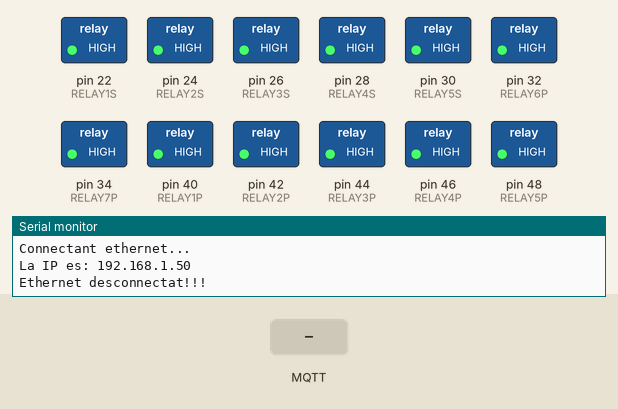
Recording of a sketch running on a simulated Arduino Mega 2560, built with avr-gcc and run on an emulated ATmega2560. Parts: switched loads named in the sketch (green lamp = pin HIGH), the last lines printed to the serial monitor. The inputs (shaded band) are chosen by the test bench. WiFi joins after 1.5 s; servers stay silent unless stated; no MQTT or app messages arrive unless stated.

Above: at 3.9 s.
4.0 s: MQTT message "1" arrives on the third subscribed topic
At 5.01 s:
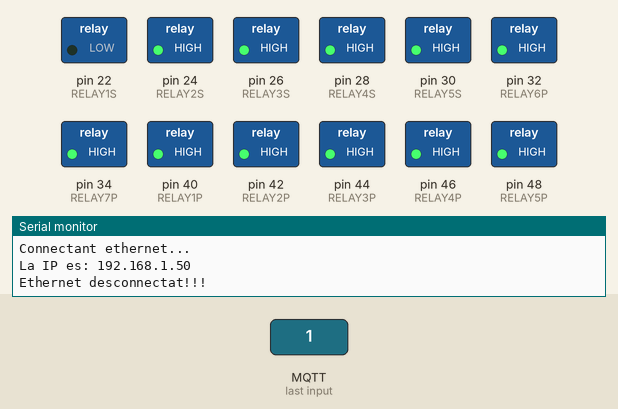
6.7 s: MQTT message "true" arrives on the first subscribed topic
At 7.2 s:
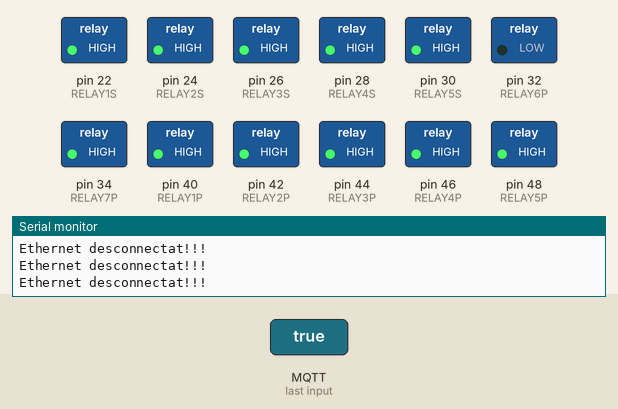
8.9 s: MQTT message "true" arrives on the second subscribed topic
At 11.3 s:
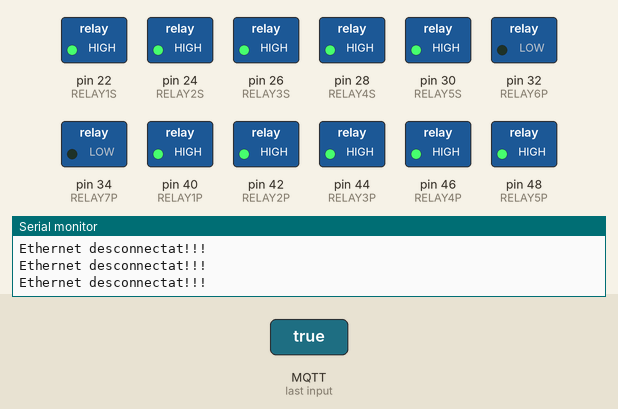
11.6 s: MQTT message "false" arrives on the first subscribed topic
At 12.2 s:
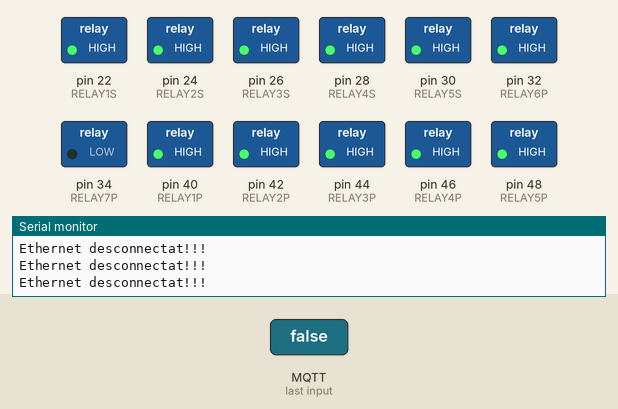
13.8 s: MQTT message "1" arrives on the third subscribed topic
At 15.84 s:
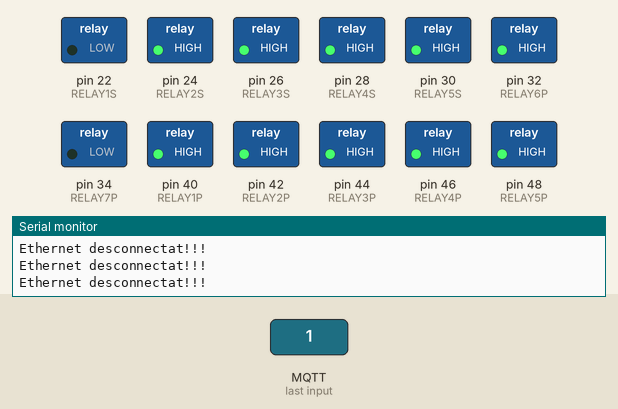
17.5 s: MQTT message "false" arrives on the second subscribed topic
At 19.0 s:
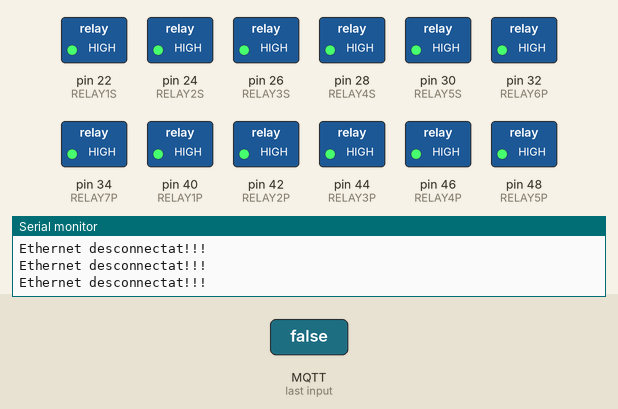
Timing chart, 0 to 20.5 s (numbered marks = the images above; inputs shaded):
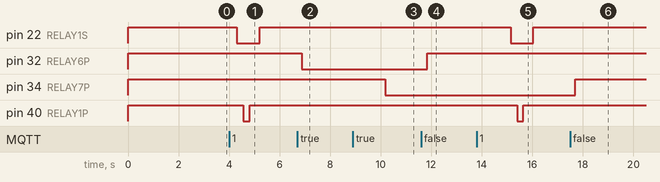

The sketch:

persianes_v3_sense_dispaly.ino
```cpp
#include <SPI.h>
#include <Ethernet.h>
//#include <Wire.h>
//#include <LiquidCrystal_I2C.h>
#include <PubSubClient.h> //https://pubsubclient.knolleary.net/
//#include <dht.h>

//LiquidCrystal_I2C lcd(0x27, 2, 1, 0, 4, 5, 6, 7, 3, POSITIVE);
//LiquidCrystal lcd(5, 6, 7, 8, 9, 10);

//!!!!MOLT IMPORTANT: En activar una persiana, primer activar el Rele SENTIT i 200-300ms després Rele ACTIVAR!!!

//P= Rele Power  (Placa Reles Dreta)
//S= Rele Sentit (Placa Reles Esquerra)

#define RELAY1P 40
#define RELAY1S 22

#define RELAY2P 42
#define RELAY2S 24

#define RELAY3P 44
#define RELAY3S 26

#define RELAY4P 46
#define RELAY4S 28

#define RELAY5P 48
#define RELAY5S 30

#define RELAY6P 32
#define RELAY7P 34

#define SW1  6
#define SW2  7

//#define sensorLlum 1
//#define sensorTemp 11

#define TEMPSPUJARPERSIANA1 12290
#define TEMPSPUJARPERSIANA2 12290
#define TEMPSPUJARPERSIANA3 8850
#define TEMPSPUJARPERSIANA4 12999
#define TEMPSPUJARPERSIANA5 18000

#define TEMPSBAIXARPERSIANA1 12290
#define TEMPSBAIXARPERSIANA2 12290
#define TEMPSBAIXARPERSIANA3 9090
#define TEMPSBAIXARPERSIANA4 12290
#define TEMPSBAIXARPERSIANA5 16290


//Estat del rele1
bool rele1;
bool rele2;

// S'enten percentPersiana 100% DALT de tot i 0% BAIX de tot
int percentPersiana1 = 0;
int percentPersiana2 = 0;
int percentPersiana3 = 0;
int percentPersiana4 = 0;
int percentPersiana5 = 0;

//#define DHTTYPE DHT11
//dht DHT;


//XARXA I MQTT

// Adreca MAC
byte mac[] = { 0xDE, 0xAD, 0xBE, 0xEF, 0xFE, 0xED };

IPAddress mqtt_server(192, 168, 1, 9);
EthernetClient ethClient;
PubSubClient mqttClient(ethClient);

String pubString; // Cadena que s'utiltizara per publicar a MQTT (i convertir a char).
char pubStringChar[5];
unsigned long last_mqtt_reconnect_attempt = 0;

void callback(char* topic, byte* payload, unsigned int length) {
      char message_buff[100];
      int i = 0;
      //Serial.println("Message arrived:  topic: " + String(topic));
      //Serial.println("Length: " + String(length,DEC));

      // create character buffer with ending null terminator (string)
      for (i = 0; i < length; i++) {
        message_buff[i] = payload[i];
      }
      message_buff[i] = '\0';
      String msgString = String(message_buff);

    if (strcmp(topic,"romani/watchdog1")==0) {  // Si TOPIC es el del WATCHDOG
      if (msgString.equals("true")) {
           mqttClient.publish("romani/watchdog2", "true", true);
      } else if (msgString.equals("false")) {
           mqttClient.publish("romani/watchdog2", "false", true);
      }
    }


    if (strcmp(topic,"romani/test/rele1")==0) {  // Si TOPIC es el del RELE1
      if (msgString.equals("true")) {
         rele1 = true;
      } else if (msgString.equals("false")) {
         rele1 = false;
      }
    }

    if (strcmp(topic,"romani/test/rele2")==0) {  // Si TOPIC es el del RELE2
      if (msgString.equals("true")) {
         rele2 = true;
      } else if (msgString.equals("false")) {
         rele2 = false;
      }
    }


    if (strcmp(topic,"romani/test/persiana1")==0) {  // Si TOPIC es el del PERSIANA1
      percentPersiana1 = msgString.toInt();


  //Serial.println(percentPersiana1);
      if (percentPersiana1 != 0)
      {
        accioPersiana1(percentPersiana1,1);
      }
    }
    if (strcmp(topic,"romani/test/persiana2")==0) {  // Si TOPIC es el del PERSIANA2
      percentPersiana2 = msgString.toInt();


  //Serial.println(percentPersiana2);
      if (percentPersiana2 != 0)
      {
        accioPersiana1(percentPersiana2,2);
      }
    }
    if (strcmp(topic,"romani/test/persiana3")==0) {  // Si TOPIC es el del PERSIANA3
      percentPersiana3 = msgString.toInt();


  //Serial.println(percentPersiana3);
      if (percentPersiana3 != 0)
      {
        accioPersiana1(percentPersiana3,3);
      }
    }
    if (strcmp(topic,"romani/test/persiana4")==0) {  // Si TOPIC es el del PERSIANA4
      percentPersiana4 = msgString.toInt();


  //Serial.println(percentPersiana4);
      if (percentPersiana4 != 0)
      {
        accioPersiana1(percentPersiana4,4);
      }
    }
    if (strcmp(topic,"romani/test/persiana5")==0) {  // Si TOPIC es el del PERSIANA5
      percentPersiana5 = msgString.toInt();


  //Serial.println(percentPersiana5);
      if (percentPersiana5 != 0)
      {
        accioPersiana1(percentPersiana5,5);
      }
    }

}

// FI XARXA I MQTT

long previousMillis = 0;

float calcularTempsvsPercent(float percent, int tempstotal){
  return ((tempstotal * percent) / 100);
}

void accioPersiana1(int percentPersiana, int quina) {
  int sentit = 0; // 0 = Indeterminat; 1 = Baixar; 2 = Pujar
  unsigned long currentMillis = millis();
  int tempsConsigna;
  int caseTempsPersiana;
  int ReleP;
  int ReleS;

//Determina si cal pujar o baixar en funció del percentatge rebut (Inferior a 50:BAIXA; Superior a 51:PUJA)
  if (percentPersiana <= 50) {
     sentit = 1; //BAIXA
     percentPersiana = percentPersiana * 2;
  } else
  {
     sentit = 2; //PUJA
     percentPersiana = (percentPersiana - 50) * 2;
  }
  switch (quina) {
    case 1:
      caseTempsPersiana = TEMPSPUJARPERSIANA1;
      ReleP = RELAY1P;
      ReleS = RELAY1S;
      break;
    case 2:
      caseTempsPersiana = TEMPSPUJARPERSIANA2;
      ReleP = RELAY2P;
      ReleS = RELAY2S;
      break;
    case 3:
      caseTempsPersiana = TEMPSPUJARPERSIANA3;
      ReleP = RELAY3P;
      ReleS = RELAY3S;
      break;
    case 4:
      caseTempsPersiana = TEMPSPUJARPERSIANA4;
      ReleP = RELAY4P;
      ReleS = RELAY4S;
      break;
    case 5:
      caseTempsPersiana = TEMPSPUJARPERSIANA5;
      ReleP = RELAY5P;
      ReleS = RELAY5S;
      break;
  }


    previousMillis = currentMillis;
    tempsConsigna = calcularTempsvsPercent(percentPersiana, caseTempsPersiana);
    while (currentMillis - previousMillis < tempsConsigna)
    //while (percentPersiana < 100)
    {
      currentMillis = millis();
      percentPersiana = ((currentMillis - previousMillis) * 100) / caseTempsPersiana;
      if (sentit == 1)
      {
        digitalWrite(ReleS, LOW);
        delay(250);
        digitalWrite(ReleP, LOW);
      }
      else
      {
        digitalWrite(ReleS, HIGH);
        delay(250);
        digitalWrite(ReleP, LOW);
       }
    }
    // Para motor
    digitalWrite(ReleP, HIGH);
    delay(400);
    digitalWrite(ReleS, HIGH);
}

void inicialitzaXarxa()
{
  //MQTT I ETH INICIALITZACIO
  //Ethernet.begin(mac, ip);
  // setup ethernet communication using DHCP
  Serial.println("Connectant ethernet...");

  if (Ethernet.begin(mac) == 0) {
     Serial.print("PROBLEMA AMB ETHERNET!!!");
    delay(1000);
  }
  Serial.print("La IP es: ");
  Serial.println(Ethernet.localIP());
  delay(1200);
}

void inicialitzaMqtt()
{
  mqttClient.setServer(mqtt_server, 1883);
  mqttClient.setCallback(callback);

  //Connexio MQTT
  if (mqttClient.connect("Arduino", "andreu", "penis")) {
    mqttClient.subscribe("romani/test/rele1");
    mqttClient.subscribe("romani/test/rele2");
    mqttClient.subscribe("romani/test/persiana1");
    mqttClient.subscribe("romani/test/persiana2");
    mqttClient.subscribe("romani/test/persiana3");
    mqttClient.subscribe("romani/test/persiana4");
    mqttClient.subscribe("romani/test/persiana5");
    mqttClient.subscribe("romani/watchdog1");

  } else {
     //connection failed
     //mqttClient.state() will provide more information
    // on why it failed.
  }
}

void setup()
{
  Serial.begin(9600);
  pinMode(RELAY1P, OUTPUT);
  pinMode(RELAY1S, OUTPUT);
  pinMode(RELAY2P, OUTPUT);
  pinMode(RELAY2S, OUTPUT);
  pinMode(RELAY3P, OUTPUT);
  pinMode(RELAY3S, OUTPUT);
  pinMode(RELAY4P, OUTPUT);
  pinMode(RELAY4S, OUTPUT);
  pinMode(RELAY5P, OUTPUT);
  pinMode(RELAY5S, OUTPUT);
  pinMode(RELAY6P, OUTPUT);
  pinMode(RELAY7P, OUTPUT);

//  pinMode(SW1, INPUT_PULLUP);
//  pinMode(SW2, INPUT_PULLUP);
  //pinMode(SW3, INPUT_PULLUP);
  //pinMode(SW4, INPUT_PULLUP);

  //INICIALITZACIO SORTIDES per defecte
  digitalWrite(RELAY1P,HIGH);
  digitalWrite(RELAY1S,HIGH);
  digitalWrite(RELAY2P,HIGH);
  digitalWrite(RELAY2S,HIGH);
  digitalWrite(RELAY3P,HIGH);
  digitalWrite(RELAY3S,HIGH);
  digitalWrite(RELAY4P,HIGH);
  digitalWrite(RELAY4S,HIGH);
  digitalWrite(RELAY5P,HIGH);
  digitalWrite(RELAY5S,HIGH);
  digitalWrite(RELAY6P,HIGH);
  digitalWrite(RELAY7P,HIGH);

  inicialitzaXarxa();
  inicialitzaMqtt();
 }

//Variables DETECCIO EDGE
int SwitchState1;             // current state of the switch
int PreviousSwitchState1;     // previous state of the switch
int RelayState1;              // current state of relay pin
//

//Variables DETECCIO POLSACIONS
int current;         // Current state of the button
// (LOW is pressed b/c i'm using the pullup resistors)
long millis_held;    // How long the button was held (milliseconds)
long secs_held;      // How long the button was held (seconds)
long prev_secs_held; // How long the button was held in the previous check
byte previous = HIGH;
unsigned long firstTime; // how long since the button was first pressed
//

/*
//Parpadeig LED INTEGRAT
void ledblink(int times, int lengthms) {
  for (int x = 0; x < times; x++) {
    digitalWrite(LED_BUILTIN, HIGH);
    delay (lengthms);
    digitalWrite(LED_BUILTIN, LOW);
    delay(lengthms);
  }
}
*/


void loop()
{
  if (!mqttClient.connected()) {
    Serial.println("Inici LOOP -> Reconnexio MQTT per desconnectat");
    unsigned long now = millis();
    if (now - last_mqtt_reconnect_attempt > 5000UL || last_mqtt_reconnect_attempt == 0) {
      Serial.println("Attempting to connect to MQTT");
      last_mqtt_reconnect_attempt = now;
      inicialitzaMqtt();
    }
    return;
  }

  if (!ethClient.connected()) {
    Serial.println();
    Serial.println("Ethernet desconnectat!!!");
    ethClient.stop();
    delay(1555);
    inicialitzaXarxa;
  }

  mqttClient.loop();

  /*
    // INICI DETECCIO POLSACIONS ----------------------------------------------------------------------------------------------
    current = digitalRead(SW3);

    // if the button state changes to pressed, remember the start time
    if (current == LOW && previous == HIGH && (millis() - firstTime) > 200) {
      firstTime = millis();
    }

    millis_held = (millis() - firstTime);
    secs_held = millis_held / 1000;

    // This if statement is a basic debouncing tool, the button must be pushed for at least
    // 100 milliseconds in a row for it to be considered as a push.
    if (millis_held > 50) {

      if (current == LOW && secs_held > prev_secs_held) {
        ledblink(1, 50); // Each second the button is held blink the indicator led
      }

      // check if the button was released since we last checked
      if (current == HIGH && previous == LOW) {
        // HERE YOU WOULD ADD VARIOUS ACTIONS AND TIMES FOR YOUR OWN CODE
        // ===============================================================================

        // Button pressed for less than 1 second
        if (secs_held <= 0) {
          //pujarpersiana1();
          lcd.setCursor(0, 0);
          lcd.print("Pulsacio curta!");
          delay(555);
        }

        if (secs_held >= 1 && secs_held < 2) {
          lcd.setCursor(0, 0);
          lcd.print("Pulsacio mitjana!");
          delay(122);
          pujarpersianatotal1();
        }

        if (secs_held >= 2) {
          lcd.setCursor(0, 0);
          lcd.print("Pulsacio llarga!");
          lcd.setCursor(0, 1);
          lcd.print(secs_held);
          lcd.setCursor(4, 1);
          lcd.print("segons...");
          delay(555);
        }
        // ===============================================================================
          iniciDisplay();
      }
    }
    previous = current;
    prev_secs_held = secs_held;

    // FI DETECCIO POLSACIONS  ----------------------------------------------------------------------------------------------

  */

  // Deteccio EDGE POLSADOR 1
  /*SwitchState1 = digitalRead(SW1);
  RelayState1 = digitalRead(RELAY6P);

  if (SwitchState1 != PreviousSwitchState1) {
    // if the state has changed, check change direction
    if (SwitchState1 == LOW) {
      // if the current state is HIGH then the switch went from off to on
      // instigate a relay state change:
      if (RelayState1 == HIGH)
      {
        mqttClient.publish("romani/test/rele1", "true", true); //Eardino l darrer true és per retenir el missatge
        digitalWrite(RELAY6P, LOW);
        rele1 = true;
      }
      else
      {
        mqttClient.publish("romani/test/rele1", "false", true); //El darrer true és per retenir el missatge
        digitalWrite(RELAY6P, HIGH);
        rele1 = false;
      }
    }
  }
  PreviousSwitchState1 = SwitchState1;
//FI Deteccio Edge Polsador 1
*/


  if (rele1 == true)
  {
    digitalWrite(RELAY6P, LOW);
  }
  if (rele1 == false)
  {
    digitalWrite(RELAY6P, HIGH);
  }


  if (rele2 == true)
  {
    digitalWrite(RELAY7P, LOW);
  }
  if (rele2 == false)
  {
    digitalWrite(RELAY7P, HIGH);
  }


// FI DETECCIO EDGE POLSADOR 1
  delay(100);
}
```

Measured:
- after the input at 4.0 s, pin 22 (RELAY1S): HIGH → LOW after 0.31 s, → HIGH 0.90 s later; pin 40 (RELAY1P): HIGH → LOW after 0.56 s, → HIGH 0.25 s later
- after the input at 6.7 s, pin 32 (RELAY6P): HIGH → LOW after 0.17 s
- after the input at 8.9 s, pin 34 (RELAY7P): HIGH → LOW after 1.3 s
- after the input at 11.6 s, pin 32 (RELAY6P): LOW → HIGH after 0.23 s
- after the input at 13.8 s, pin 22 (RELAY1S): HIGH → LOW after 1.3 s, → HIGH 0.90 s later; pin 40 (RELAY1P): HIGH → LOW after 1.6 s, → HIGH 0.25 s later
- after the input at 17.5 s, pin 34 (RELAY7P): LOW → HIGH after 0.20 s
